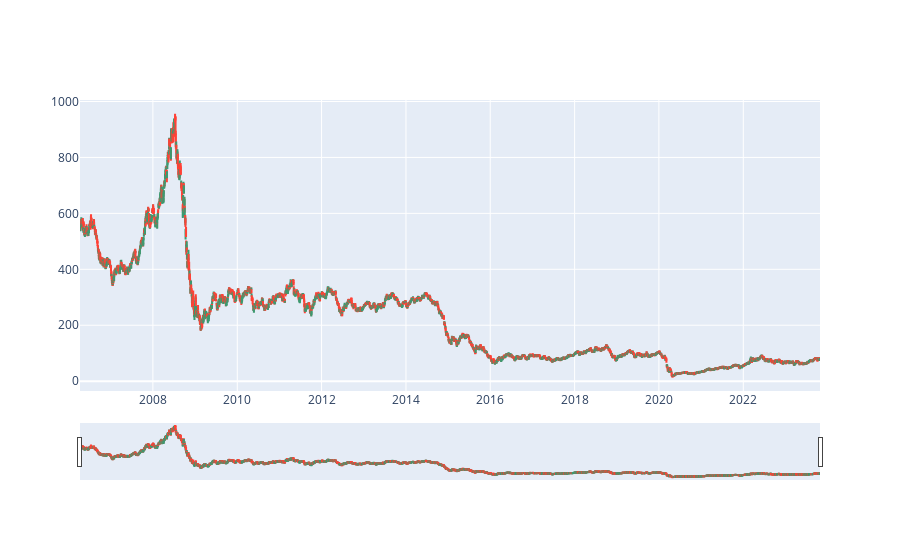

The notebook cell this image was saved under:
### Code cell
# plt.candlestick_ohlc(df['open'], df['high'], df["low"], df["close"])
import plotly.graph_objects as go

fig = go.Figure()

# Add candlestick trace
fig.add_trace(go.Candlestick(
  x=df['Date'],
  open=df['Open'],
  high=df['High'],
  low=df['Low'],
  close=df['Close']
))

fig.show()

### Figure 1 — Plotly figure (JSON) as saved in the notebook; plotly's stock layout.template omitted (floating-point values rounded to 4 significant figures; data arrays with more than 128 entries replaced by an {"elided": "..."} marker saying what was removed)
{"data": [{"close": {"elided": "4419 float values"}, "high": {"elided": "4419 float values"}, "low": {"elided": "4419 float values"}, "open": {"elided": "4419 float values"}, "type": "candlestick", "x": {"elided": "4419 str values"}}], "layout": {}}
